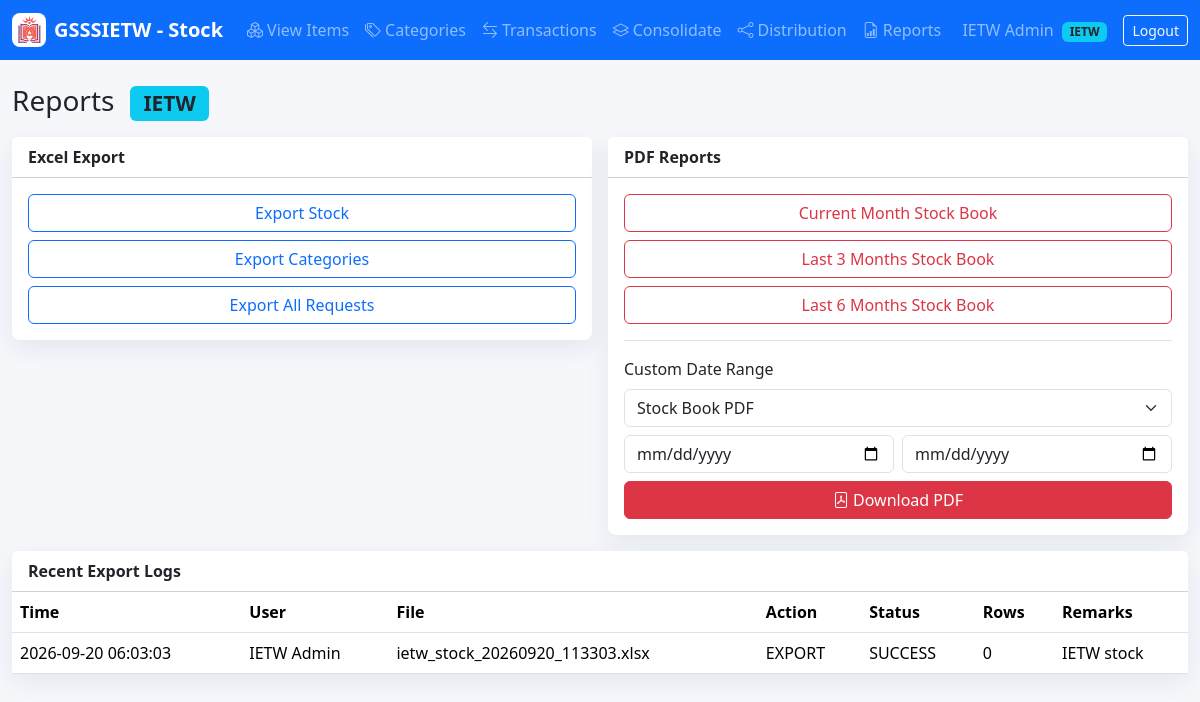
Page /IETW/reports.php (signed in) on the committed database.
### tables this page shows
CREATE TABLE `excel_import_logs` (
  `id` int NOT NULL AUTO_INCREMENT,
  `user_id` int DEFAULT NULL,
  `file_name` varchar(255) NOT NULL,
  `action_type` enum('IMPORT','EXPORT') NOT NULL,
  `status` enum('SUCCESS','FAILED') NOT NULL,
  `rows_processed` int NOT NULL DEFAULT '0',
  `remarks` text,
  `created_at` timestamp NULL DEFAULT CURRENT_TIMESTAMP,
  PRIMARY KEY (`id`),
  KEY `user_id` (`user_id`),
  CONSTRAINT `excel_import_logs_ibfk_1` FOREIGN KEY (`user_id`) REFERENCES `users` (`id`)
);

CREATE TABLE `users` (
  `id` int NOT NULL AUTO_INCREMENT,
  `department_id` int DEFAULT NULL,
  `name` varchar(120) NOT NULL,
  `email` varchar(160) NOT NULL,
  `password_hash` varchar(255) NOT NULL,
  `role` enum('GSSSR','IETW','DEPARTMENT') NOT NULL,
  `status` enum('ACTIVE','INACTIVE') NOT NULL DEFAULT 'ACTIVE',
  `created_at` timestamp NULL DEFAULT CURRENT_TIMESTAMP,
  `updated_at` timestamp NULL DEFAULT NULL ON UPDATE CURRENT_TIMESTAMP,
  PRIMARY KEY (`id`),
  UNIQUE KEY `email` (`email`),
  KEY `department_id` (`department_id`),
  CONSTRAINT `users_ibfk_1` FOREIGN KEY (`department_id`) REFERENCES `departments` (`id`)
);

### includes/functions.php (called while the page is built, shortened)
<?php
require_once __DIR__ . '/db.php';
function e(?string $value): string
{
    return htmlspecialchars((string)$value, ENT_QUOTES, 'UTF-8');
}
function rows(string $sql, array $params = []): array
{
    $stmt = Database::conn()->prepare($sql);
    $stmt->execute($params);
    return $stmt->fetchAll();
}

### includes/auth.php (called while the page is built, shortened)
<?php
require_once __DIR__ . '/functions.php';
function current_user(): ?array
{
    return $_SESSION['user'] ?? null;
}

### includes/db.php (called while the page is built, shortened)
<?php
final class Database
{
    private static ?PDO $pdo = null;
    public static function conn(): PDO
    {
        if (self::$pdo === null) {
            $dsn = 'mysql:host=' . DB_HOST . ';dbname=' . DB_NAME . ';charset=utf8mb4';
            self::$pdo = new PDO($dsn, DB_USER, DB_PASS, [
                PDO::ATTR_ERRMODE => PDO::ERRMODE_EXCEPTION,
                PDO::ATTR_DEFAULT_FETCH_MODE => PDO::FETCH_ASSOC,
                PDO::ATTR_EMULATE_PREPARES => false,
            ]);
        }
        return self::$pdo;
    }
}

### IETW/reports.php (the view, shortened to what this page needs)
<?php
require_once __DIR__ . '/../includes/layout.php';
$imports = rows('SELECT eil.*, u.name FROM excel_import_logs eil LEFT JOIN users u ON u.id=eil.user_id ORDER BY eil.id DESC LIMIT 50');
render_header('Reports - IETW');
?>
<h1 class="h3 mb-3">Reports <span class="badge bg-info text-dark ms-2">IETW</span></h1>
<div class="row g-3">
  <div class="col-lg-6">
    <div class="card metric-card">
      <div class="card-header bg-white fw-semibold">Excel Export</div>
      <div class="card-body d-grid gap-2">
        <a class="btn btn-outline-primary" href="?export=stock">Export Stock</a>
        <a class="btn btn-outline-primary" href="?export=categories">Export Categories</a>
        <a class="btn btn-outline-primary" href="?export=requests">Export All Requests</a>
      </div>
    </div>
  </div>
  <div class="col-lg-6">
    <div class="card metric-card">
      <div class="card-header bg-white fw-semibold">PDF Reports</div>
      <div class="card-body">
        <div class="d-grid gap-2 mb-3">
          <a class="btn btn-outline-danger" href="<?= BASE_URL ?>/download_pdf.php?type=stockbook&quick=current_month">Current Month Stock Book</a>
          <a class="btn btn-outline-danger" href="<?= BASE_URL ?>/download_pdf.php?type=stockbook&quick=3m">Last 3 Months Stock Book</a>
          <a class="btn btn-outline-danger" href="<?= BASE_URL ?>/download_pdf.php?type=stockbook&quick=6m">Last 6 Months Stock Book</a>
        </div>
        <form method="get" action="<?= BASE_URL ?>/download_pdf.php" class="border-top pt-3">
          <label class="form-label">Custom Date Range</label>
          <select name="type" class="form-select mb-2">
            <option value="stockbook">Stock Book PDF</option>
          </select>
          <div class="row g-2">
            <div class="col-6"><input type="date" name="from" class="form-control" required></div>
            <div class="col-6"><input type="date" name="to" class="form-control" required></div>
          </div>
          <button class="btn btn-danger w-100 mt-2"><i class="bi bi-file-pdf me-1"></i>Download PDF</button>
        </form>
      </div>
    </div>
  </div>
</div>
<div class="card metric-card mt-3">
  <div class="card-header bg-white fw-semibold">Recent Export Logs</div>
  <div class="table-responsive">
    <table class="table mb-0">
      <thead><tr><th>Time</th><th>User</th><th>File</th><th>Action</th><th>Status</th><th>Rows</th><th>Remarks</th></tr></thead>
      <tbody>
        <?php foreach ($imports as $i): ?>
        <tr>
          <td><?= e($i['created_at']) ?></td>
          <td><?= e($i['name']) ?></td>
          <td><?= e($i['file_name']) ?></td>
          <td><?= e($i['action_type']) ?></td>
          <td><?= e($i['status']) ?></td>
          <td><?= e($i['rows_processed']) ?></td>
          <td><?= e($i['remarks']) ?></td>
        </tr>
        <?php endforeach; ?>
      </tbody>
    </table>
  </div>
</div>
<?php render_footer(); ?>

### includes/layout.php (shortened to what this page needs)
<?php
require_once __DIR__ . '/auth.php';
function render_header(string $title): void
{
    $u    = current_user();
    $role = $u['role'] ?? '';
    $base = BASE_URL;
    echo '<!doctype html><html lang="en"><head><meta charset="utf-8"><meta name="viewport" content="width=device-width, initial-scale=1">';
    echo '<link href="https://cdn.jsdelivr.net/npm/bootstrap@5.3.3/dist/css/bootstrap.min.css" rel="stylesheet">';
    echo '<link href="https://cdn.jsdelivr.net/npm/bootstrap-icons@1.11.3/font/bootstrap-icons.css" rel="stylesheet">';
    echo '<link href="' . $base . '/assets/css/app.css" rel="stylesheet">';
    echo '</head><body>';
    echo '<nav class="navbar navbar-expand-lg navbar-dark bg-primary sticky-top"><div class="container-fluid">';
    echo '<a class="navbar-brand fw-semibold d-flex align-items-center gap-2" href="' . $base . '/dashboard.php">'
       . '<img src="' . APP_LOGO . '" alt="' . e(APP_SHORT_NAME) . ' logo" width="34" height="34" class="brand-logo">'
       . e(APP_SHORT_NAME) . '</a>';
    if ($u) {
        echo '<div class="collapse navbar-collapse" id="topnav"><ul class="navbar-nav me-auto">';
        $links = [
            'GSSSR' => [
                ['/admin/items.php',        'Items',          'boxes'],
                ['/admin/categories.php',   'Categories',     'tags'],
                ['/admin/requests.php',     'Approval Desk',  'clipboard-check'],
                ['/admin/activities.php',   'Dept Activity',  'clipboard-data'],
                ['/admin/transactions.php', 'Transactions',   'arrow-left-right'],
                ['/admin/reports.php',      'Reports',        'file-earmark-bar-graph'],
                ['/admin/users.php',        'Users',          'people'],
                ['/admin/logs.php',         'Logs',           'activity'],
                ['/admin/backup.php',       'Backup',         'shield-check'],
            ],
            'IETW' => [
                ['/IETW/items.php',        'View Items',      'boxes'],
                ['/IETW/categories.php',   'Categories',      'tags'],
                ['/IETW/transactions.php', 'Transactions',    'arrow-left-right'],
                ['/IETW/consolidate.php',  'Consolidate',     'layers'],
                ['/IETW/allocate.php',     'Distribution',    'share'],
                ['/IETW/reports.php',      'Reports',         'file-earmark-bar-graph'],
            ],
            'DEPARTMENT' => [
                ['/department/request.php', 'New Request', 'cart-plus'],
                ['/department/history.php', 'History',     'clock-history'],
                ['/department/inventory.php', 'My Stock',  'box-seam'],
            ],
        ];
        foreach ($links[$role] ?? [] as $l) {
            echo '<li class="nav-item"><a class="nav-link" href="' . $base . $l[0] . '">'
               . '<i class="bi bi-' . $l[2] . ' me-1"></i>' . $l[1] . '</a></li>';
        }
        echo '</ul>';
        $badgeClass = match ($role) {
            'GSSSR' => 'bg-warning text-dark',
            'IETW'  => 'bg-info text-dark',
            default => 'bg-secondary',
        };
        echo '<span class="navbar-text me-3">'
           . e($u['name'])
           . ' <span class="badge ' . $badgeClass . ' ms-1">' . e($role) . '</span></span>';
        echo '<a class="btn btn-outline-light btn-sm" href="' . $base . '/logout.php">Logout</a></div>';
    }
    echo '</div></nav><main class="container-fluid py-4">';
}
function render_footer(): void
{
    echo '</main>';
    echo '</body></html>';
}

### assets/css/app.css (style rules this page uses)
body { background: #f5f7fb; }
.brand-logo { border-radius: 8px; background: #fff; padding: 2px; }
.metric-card { border: 0; border-radius: 8px; box-shadow: 0 8px 24px rgba(30, 41, 59, .08); }
.table thead th { white-space: nowrap; }

### rows in the picture
excel_import_logs: user.name "IETW Admin", created_at "2026-09-20 06:03:03", file_name "ietw_stock_20260920_113303.xlsx", action_type "EXPORT", status "SUCCESS", rows_processed "0", remarks "IETW stock"

### other values in the picture
APP_SHORT_NAME "GSSSIETW - Stock"
$l[1] "View Items"
$l[1] "Categories"
$l[1] "Transactions"
$l[1] "Consolidate"
$l[1] "Distribution"
$l[1] "Reports"
$role "IETW"
